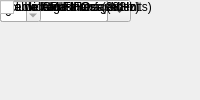
<?xml version="1.0" encoding="UTF-8"?>
<ui version="4.0">
 <class>MainWindow</class>
 <widget class="QMainWindow" name="MainWindow">
  <property name="windowTitle"><string>DRAM</string></property>
  <widget class="QWidget" name="centralwidget">
   <!-- NOTE: this is a simplified structural mirror of the generated
        <module>_ui.py, not a full round-trip Designer file. Regenerate
        both from the same spec if you need to edit layout by hand. -->
       <widget class="QLabel" name="label_dimm">
     <property name="text"><string>DIMM</string></property>
    </widget>
       <widget class="QComboBox" name="dimm">
     <item><property name="text"><string>1</string></property></item>
    </widget>
       <widget class="QLabel" name="label_arith_type">
     <property name="text"><string>Data Type</string></property>
    </widget>
       <widget class="QComboBox" name="arith_type">
     <item><property name="text"><string>Boolean</string></property></item>
     <item><property name="text"><string>Unsigned</string></property></item>
     <item><property name="text"><string>Signed  (2's comp)</string></property></item>
    </widget>
       <widget class="QLabel" name="label_bin_pt">
     <property name="text"><string>Data binary point</string></property>
    </widget>
       <widget class="QLineEdit" name="bin_pt"/>
       <widget class="QLabel" name="label_ip_clock">
     <property name="text"><string>Datapath clock rate (MHz)</string></property>
    </widget>
       <widget class="QLineEdit" name="ip_clock"/>
       <widget class="QLabel" name="label_sample_period">
     <property name="text"><string>Sample period</string></property>
    </widget>
       <widget class="QLineEdit" name="sample_period"/>
       <widget class="QLabel" name="label_bram_fifos">
     <property name="text"><string>Use BRAM FIFOs</string></property>
    </widget>
       <widget class="QCheckBox" name="bram_fifos"/>
       <widget class="QLabel" name="label_disable_tag">
     <property name="text"><string>Disable tag FIFO</string></property>
    </widget>
       <widget class="QCheckBox" name="disable_tag"/>
       <widget class="QLabel" name="label_ram_depth">
     <property name="text"><string>Simulation address width</string></property>
    </widget>
       <widget class="QSpinBox" name="ram_depth"/>
       <widget class="QLabel" name="label_bank_mgt">
     <property name="text"><string>Enable bank management</string></property>
    </widget>
       <widget class="QCheckBox" name="bank_mgt"/>
       <widget class="QLabel" name="label_wide_data">
     <property name="text"><string>Use wide data bus (288 bits)</string></property>
    </widget>
       <widget class="QCheckBox" name="wide_data"/>
       <widget class="QLabel" name="label_half_burst">
     <property name="text"><string>Use half-burst</string></property>
    </widget>
       <widget class="QCheckBox" name="half_burst"/>
       <widget class="QLabel" name="label_use_sniffer">
     <property name="text"><string>Include CPU Interface</string></property>
    </widget>
       <widget class="QCheckBox" name="use_sniffer"/>
  </widget>
 </widget>
 <resources/>
 <connections/>
</ui>
